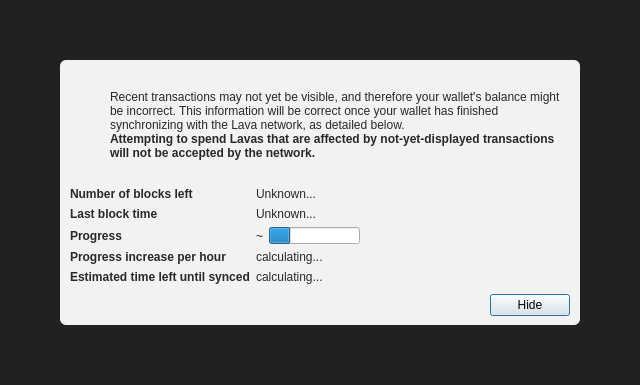
<?xml version="1.0" encoding="UTF-8"?>
<ui version="4.0">
 <class>ModalOverlay</class>
 <widget class="ModalOverlay" name="ModalOverlay">
  <property name="geometry">
   <rect>
    <x>0</x>
    <y>0</y>
    <width>640</width>
    <height>385</height>
   </rect>
  </property>
  <property name="windowTitle">
   <string>Form</string>
  </property>
  <layout class="QVBoxLayout" name="verticalLayout" stretch="0">
   <property name="sizeConstraint">
    <enum>QLayout::SetDefaultConstraint</enum>
   </property>
   <property name="leftMargin">
    <number>0</number>
   </property>
   <property name="topMargin">
    <number>0</number>
   </property>
   <property name="rightMargin">
    <number>0</number>
   </property>
   <property name="bottomMargin">
    <number>0</number>
   </property>
   <item>
    <widget class="QWidget" name="bgWidget" native="true">
     <property name="styleSheet">
      <string notr="true">#bgWidget { background: rgba(0,0,0,220); }</string>
     </property>
     <layout class="QVBoxLayout" name="verticalLayoutMain" stretch="1">
      <property name="leftMargin">
       <number>60</number>
      </property>
      <property name="topMargin">
       <number>60</number>
      </property>
      <property name="rightMargin">
       <number>60</number>
      </property>
      <property name="bottomMargin">
       <number>60</number>
      </property>
      <item>
       <widget class="QWidget" name="contentWidget" native="true">
        <property name="styleSheet">
         <string notr="true">#contentWidget { background: rgba(255,255,255,240); border-radius: 6px; }

QLabel { color: rgb(40,40,40);  }</string>
        </property>
        <layout class="QVBoxLayout" name="verticalLayoutSub" stretch="1,0,0,0">
         <property name="spacing">
          <number>0</number>
         </property>
         <property name="leftMargin">
          <number>10</number>
         </property>
         <property name="topMargin">
          <number>10</number>
         </property>
         <property name="rightMargin">
          <number>10</number>
         </property>
         <property name="bottomMargin">
          <number>10</number>
         </property>
         <item>
          <layout class="QHBoxLayout" name="horizontalLayoutIconText" stretch="0,1">
           <property name="topMargin">
            <number>20</number>
           </property>
           <item>
            <layout class="QVBoxLayout" name="verticalLayoutIcon">
             <property name="leftMargin">
              <number>0</number>
             </property>
             <item>
              <widget class="QPushButton" name="warningIcon">
               <property name="enabled">
                <bool>false</bool>
               </property>
               <property name="text">
                <string/>
               </property>
               <property name="icon">
                <iconset>
                 <normaloff>:/icons/warning</normaloff>
                 <disabledoff>:/icons/warning</disabledoff>:/icons/warning</iconset>
               </property>
               <property name="iconSize">
                <size>
                 <width>48</width>
                 <height>48</height>
                </size>
               </property>
               <property name="flat">
                <bool>true</bool>
               </property>
              </widget>
             </item>
             <item>
              <spacer name="verticalSpacerWarningIcon">
               <property name="orientation">
                <enum>Qt::Vertical</enum>
               </property>
               <property name="sizeHint" stdset="0">
                <size>
                 <width>20</width>
                 <height>40</height>
                </size>
               </property>
              </spacer>
             </item>
            </layout>
           </item>
           <item>
            <layout class="QVBoxLayout" name="verticalLayoutInfoText">
             <property name="leftMargin">
              <number>0</number>
             </property>
             <property name="topMargin">
              <number>0</number>
             </property>
             <item>
              <widget class="QLabel" name="infoText">
               <property name="text">
                <string>Recent transactions may not yet be visible, and therefore your wallet's balance might be incorrect. This information will be correct once your wallet has finished synchronizing with the Lava network, as detailed below.</string>
               </property>
               <property name="textFormat">
                <enum>Qt::RichText</enum>
               </property>
               <property name="wordWrap">
                <bool>true</bool>
               </property>
              </widget>
             </item>
             <item>
              <widget class="QLabel" name="infoTextStrong">
               <property name="font">
                <font>
                 <weight>75</weight>
                 <bold>true</bold>
                </font>
               </property>
               <property name="text">
                <string>Attempting to spend Lavas that are affected by not-yet-displayed transactions will not be accepted by the network.</string>
               </property>
               <property name="textFormat">
                <enum>Qt::RichText</enum>
               </property>
               <property name="wordWrap">
                <bool>true</bool>
               </property>
              </widget>
             </item>
             <item>
              <spacer name="verticalSpacerInTextSpace">
               <property name="orientation">
                <enum>Qt::Vertical</enum>
               </property>
               <property name="sizeHint" stdset="0">
                <size>
                 <width>20</width>
                 <height>40</height>
                </size>
               </property>
              </spacer>
             </item>
            </layout>
           </item>
          </layout>
         </item>
         <item>
          <spacer name="verticalSpacerAfterText">
           <property name="orientation">
            <enum>Qt::Vertical</enum>
           </property>
           <property name="sizeHint" stdset="0">
            <size>
             <width>20</width>
             <height>40</height>
            </size>
           </property>
          </spacer>
         </item>
         <item>
          <layout class="QFormLayout" name="formLayout">
           <property name="fieldGrowthPolicy">
            <enum>QFormLayout::FieldsStayAtSizeHint</enum>
           </property>
           <property name="horizontalSpacing">
            <number>6</number>
           </property>
           <property name="verticalSpacing">
            <number>6</number>
           </property>
           <property name="topMargin">
            <number>10</number>
           </property>
           <item row="0" column="0">
            <widget class="QLabel" name="labelNumberOfBlocksLeft">
             <property name="font">
              <font>
               <weight>75</weight>
               <bold>true</bold>
              </font>
             </property>
             <property name="text">
              <string>Number of blocks left</string>
             </property>
            </widget>
           </item>
           <item row="0" column="1">
            <widget class="QLabel" name="numberOfBlocksLeft">
             <property name="text">
              <string>Unknown...</string>
             </property>
            </widget>
           </item>
           <item row="1" column="0">
            <widget class="QLabel" name="labelLastBlockTime">
             <property name="font">
              <font>
               <weight>75</weight>
               <bold>true</bold>
              </font>
             </property>
             <property name="text">
              <string>Last block time</string>
             </property>
            </widget>
           </item>
           <item row="1" column="1">
            <widget class="QLabel" name="newestBlockDate">
             <property name="sizePolicy">
              <sizepolicy hsizetype="Maximum" vsizetype="Preferred">
               <horstretch>0</horstretch>
               <verstretch>0</verstretch>
              </sizepolicy>
             </property>
             <property name="text">
              <string>Unknown...</string>
             </property>
            </widget>
           </item>
           <item row="2" column="0">
            <widget class="QLabel" name="labelSyncDone">
             <property name="font">
              <font>
               <weight>75</weight>
               <bold>true</bold>
              </font>
             </property>
             <property name="text">
              <string>Progress</string>
             </property>
            </widget>
           </item>
           <item row="2" column="1">
            <layout class="QHBoxLayout" name="horizontalLayoutSync" stretch="0,1">
             <item>
              <widget class="QLabel" name="percentageProgress">
               <property name="text">
                <string notr="true">~</string>
               </property>
              </widget>
             </item>
             <item>
              <widget class="QProgressBar" name="progressBar">
               <property name="value">
                <number>24</number>
               </property>
               <property name="format">
                <string/>
               </property>
              </widget>
             </item>
            </layout>
           </item>
           <item row="4" column="0">
            <widget class="QLabel" name="labelProgressIncrease">
             <property name="font">
              <font>
               <weight>75</weight>
               <bold>true</bold>
              </font>
             </property>
             <property name="text">
              <string>Progress increase per hour</string>
             </property>
            </widget>
           </item>
           <item row="4" column="1">
            <widget class="QLabel" name="progressIncreasePerH">
             <property name="text">
              <string>calculating...</string>
             </property>
            </widget>
           </item>
           <item row="5" column="0">
            <widget class="QLabel" name="labelEstimatedTimeLeft">
             <property name="font">
              <font>
               <weight>75</weight>
               <bold>true</bold>
              </font>
             </property>
             <property name="text">
              <string>Estimated time left until synced</string>
             </property>
            </widget>
           </item>
           <item row="5" column="1">
            <widget class="QLabel" name="expectedTimeLeft">
             <property name="text">
              <string>calculating...</string>
             </property>
            </widget>
           </item>
          </layout>
         </item>
         <item>
          <layout class="QHBoxLayout" name="horizontalLayoutButtons">
           <property name="leftMargin">
            <number>10</number>
           </property>
           <property name="topMargin">
            <number>10</number>
           </property>
           <item>
            <spacer name="horizontalSpacer">
             <property name="orientation">
              <enum>Qt::Horizontal</enum>
             </property>
             <property name="sizeHint" stdset="0">
              <size>
               <width>40</width>
               <height>20</height>
              </size>
             </property>
            </spacer>
           </item>
           <item>
            <widget class="QPushButton" name="closeButton">
             <property name="text">
              <string>Hide</string>
             </property>
             <property name="focusPolicy">
              <enum>Qt::StrongFocus</enum>
             </property>
             <property name="default">
              <bool>true</bool>
             </property>
            </widget>
           </item>
          </layout>
         </item>
        </layout>
       </widget>
      </item>
     </layout>
    </widget>
   </item>
  </layout>
 </widget>
 <customwidgets>
  <customwidget>
   <class>ModalOverlay</class>
   <extends>QWidget</extends>
   <header>qt/modaloverlay.h</header>
   <container>1</container>
  </customwidget>
 </customwidgets>
 <resources/>
 <connections/>
</ui>
